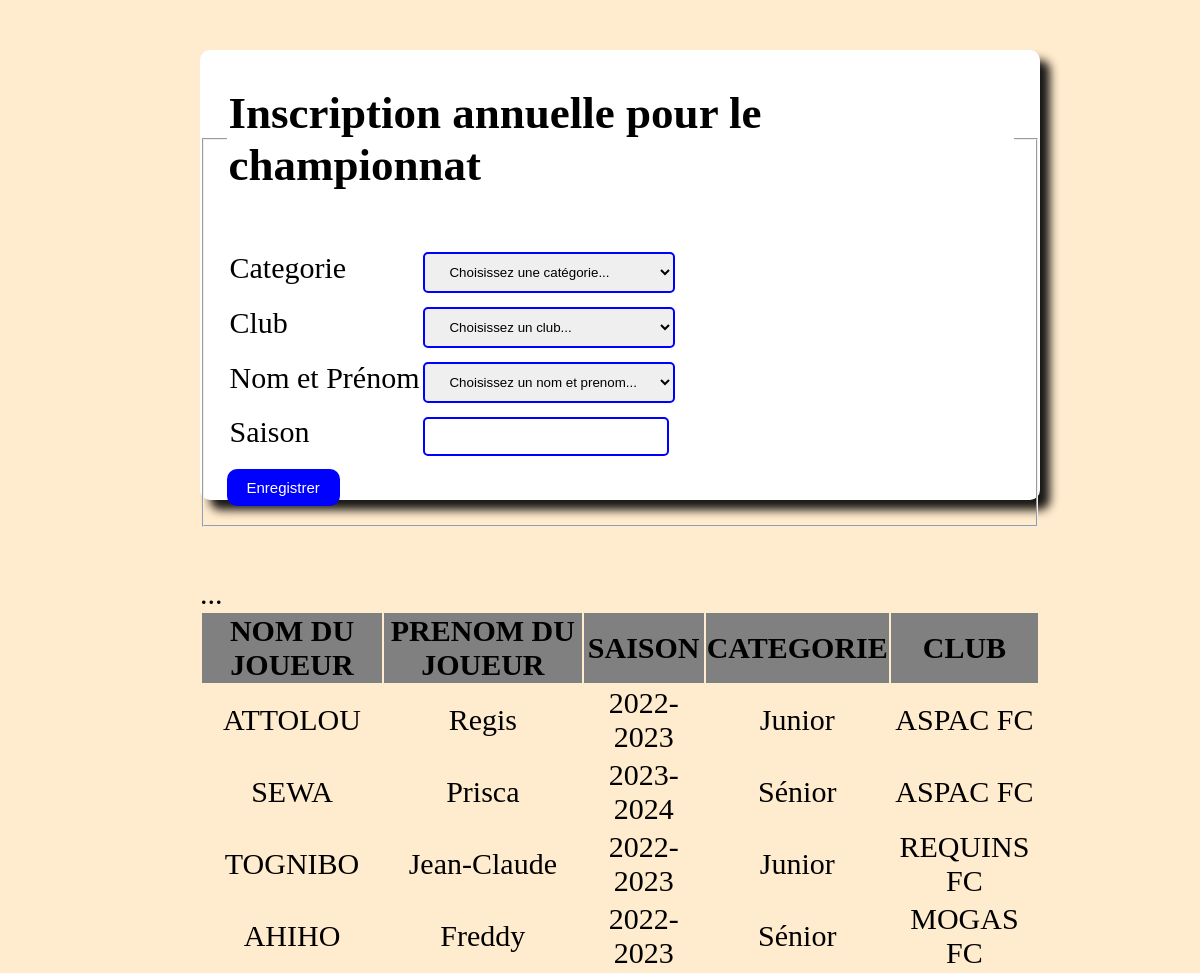
Page /inscriptionFBF/index.php on the committed database.
### tables this page shows
CREATE TABLE IF NOT EXISTS `joueur` (
  `id` int(11) UNSIGNED NOT NULL AUTO_INCREMENT,
  `nom` varchar(255) NOT NULL,
  `prenom` varchar(255) NOT NULL,
  `datNais` varchar(255) NOT NULL,
  `ville` varchar(255) NOT NULL,
  PRIMARY KEY (`id`)
);

CREATE TABLE IF NOT EXISTS `inscriptions` (
  `categorie` varchar(255) NOT NULL,
  `idClub` varchar(255) NOT NULL,
  `idJoueur` varchar(255) NOT NULL,
  `saison` varchar(255) NOT NULL,
  PRIMARY KEY (`idClub`,`idJoueur`)
);

CREATE TABLE IF NOT EXISTS `categorie` (
  `id` int(11) UNSIGNED NOT NULL AUTO_INCREMENT,
  `type` varchar(255) NOT NULL,
  PRIMARY KEY (`id`)
);

CREATE TABLE IF NOT EXISTS `club` (
  `id` int(11) UNSIGNED NOT NULL AUTO_INCREMENT,
  `nomClub` varchar(255) NOT NULL,
  PRIMARY KEY (`id`)
);

### inscriptionFBF/index.php (the view, shortened to what this page needs)
<?php
require('../connexion/connexion.php');
?>
<!DOCTYPE html>
<html>
<head>
	<link rel="stylesheet" type="text/css" href="../css/mains.css">
</head>
<body>
 <div class="formulaire">
	 <form action="" method="POST">
  	<fieldset>
  	 <legend class="titre-formulaire">
   		<h2>Inscription annuelle pour le championnat</h2>
   	</legend>
  <table class="table">
    <tr>
        <td>Categorie</td>
        <td>
        <select name="categorie">
            	<option selected disabled>Choisissez une catégorie...</option>
            </select>
        </td>
    </tr>
    <tr>
        <td>Club</td>
        <td> <select name="idClub">
            	<option selected disabled>Choisissez un club...</option>
            </select></td>
    </tr>
    <tr>
        <td>Nom et Prénom</td>
        <td>
        <select name="idJoueur">
            	<option selected disabled>Choisissez un nom et prenom...</option>
            </select>
        </td>
    </tr>
    <tr>
        <td>Saison</td>
        <td>
            <input type="text" name="saison">
        </td>
    </tr>
  </table>
 <div class="pied-formulaire">
    <button type="submit" name="save">Enregistrer</button>
</div>
  </fieldset>
</form>
<div class="container">
<?php
$infoSql = $bd->query("SELECT nom, prenom, saison, type, nomClub  FROM joueur, inscriptions, categorie, club WHERE inscriptions.idJoueur = joueur.id AND inscriptions.categorie = categorie.id AND inscriptions.idclub = club.id");
?>
    <table>...
        <tr class="en-tete">
        <th>NOM DU JOUEUR</th>
        <th>PRENOM DU JOUEUR</th>
        <th>SAISON</th>
        <th>CATEGORIE</th>
        <th>CLUB</th>
        </tr>
<?php
while($donnees =  $infoSql->fetch()){
?>
        <tr class="corps-table">
            <td><?=  $donnees['nom'] ?></td>
            <td><?=  $donnees['prenom'] ?></td>
            <td><?=  $donnees['saison'] ?></td>
            <td><?=  $donnees['type'] ?></td>
            <td><?=  $donnees['nomClub'] ?></td>
        </tr>
<?php
}
?>
    </table>
</div>
</div>
</body>
</html>

### css/mains.css (style rules this page uses)
body { margin: 0; padding: 0; font-size: 20px; font-family: sans-serif; background: blanchedalmond; font-family: 'Times New Roman', Times, serif; font-size: 30px; }
.formulaire { width: 70%; height: 450px; background: white; border-radius: 10px; box-shadow: 10px 10px 10px rgb(0, 0, 0, 0.9); margin: 50px 20px 50px 200px; flex-wrap: wrap; display: flex; padding: 10px, 20px; margin-top: 50px; }
.container { margin-bottom: 50px; margin-top: 50px; }
.container table, th { text-align: center; }
.formulaire .table select { width: 100%; border-radius: 5px; margin-top: 10px; border: 2px solid blue; padding: 10px 20px 10px 20px; }
.formulaire .table input { width: 80%; border-radius: 5px; margin-top: 10px; border: 2px solid blue; padding: 10px 20px 10px 20px; }
.formulaire .pied-formulaire button { margin-top: 10px; background: blue; color: white; font-size: 15px; border: none; padding: 10px 20px; border-radius: 10px; cursor: pointer; transition: transform 0.5s; }
th { background: grey; }

### rows in the picture
joueur: nom "ATTOLOU", prenom "Regis", inscriptions.saison "2022-2023", categorie.type "Junior", club.nomClub "ASPAC FC"
joueur: nom "SEWA", prenom "Prisca", inscriptions.saison "2023-2024", categorie.type "Sénior", club.nomClub "ASPAC FC"
joueur: nom "TOGNIBO", prenom "Jean-Claude", inscriptions.saison "2022-2023", categorie.type "Junior", club.nomClub "REQUINS FC"
joueur: nom "AHIHO", prenom "Freddy", inscriptions.saison "2022-2023", categorie.type "Sénior", club.nomClub "MOGAS FC"
